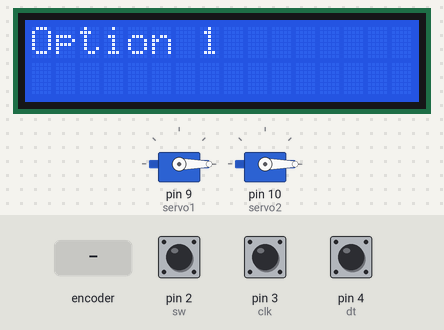
Simulated run of this sketch. Board: Arduino Uno, built with avr-gcc and run on an emulated ATmega328P. Parts: 2 × servo, 16×2 character LCD. The test bench sets the inputs (shaded band); at power-on: pin 2 (sw) HIGH, pin 3 (clk) HIGH, pin 4 (dt) HIGH. What the sketch prints to the serial monitor is not drawn.

Above: at 1.2 s.
1.3 s: rotary encoder on pin 3 (clk) / pin 4 (dt) turned 3 steps (first pin leading)
At 2.4 s:
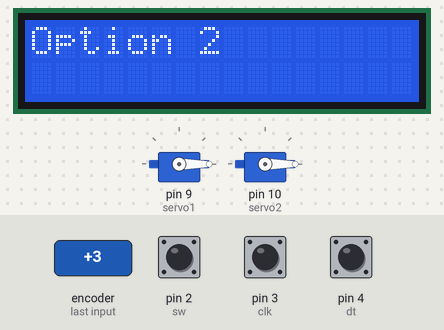
Timing chart, 0 to 4.3 s (numbered marks = the images above; inputs shaded):
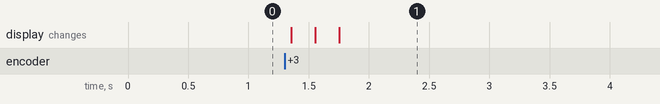

Measured:
- after the input at 1.3 s, the display: changes after 0.05 s (image 1)

The sketch:

SnackDispenser.ino
```cpp
#include <LiquidCrystal.h>
#include <Servo.h>

/* pins:

2: rotary encoder button
3: rotary encoder clk pin
4: rotary encoder dt pin
5: none
6: servo
7: led - red
8: led - green
9: RFID pin 7
10: RFID pin 1
11: RFID pin 3
12: RFID pin 4
13: RFID pin 2

*/

int sw = 2;
int clk = 3;
int dt = 4;
int optionSelected = 0;
int lastClk;

int buttonState;
int lastButtonState = LOW;

unsigned long lastDebounceTime = -51;
unsigned long debounceDelay = 50;

Servo servo1;
Servo servo2;

const int rs = 12, en = 11, d4 = 8, d5 = 7, d6 = 6, d7 = 5;
LiquidCrystal lcd(rs, en, d4, d5, d6, d7);

// unsigned long lastCheckedCard = -500;

void setup()
{
  // put your setup code here, to run once:
  Serial.begin(9600);

  // SPI.begin();
  // myRFID.PCD_Init();

  pinMode(sw, INPUT_PULLUP);
  pinMode(clk, INPUT);
  pinMode(dt, INPUT);
  lastClk = digitalRead(clk);

  servo1.attach(9);
  servo1.write(0);
  servo2.attach(10);
  servo2.write(0);

  lcd.begin(16, 2);
  displayOption();
}

void loop()
{
  // put your main code here, to run repeatedly:
  checkRotaryEncoder();

  if (getEncoderButton())
  {
    if (optionSelected == 0)
    {
      turnServo(servo1);
    }

    else
    {
      turnServo(servo2);
    }
  }
}

void checkRotaryEncoder()
{
  int clkVal = digitalRead(clk);

  // clkVal == 1 prevents double counting a turn
  if (clkVal != lastClk && clkVal == 1)
  {
    // increment by 1 if rotated clockwise, otherwise decrease by 1
    optionSelected += digitalRead(dt) == clkVal ? 1 : -1;
    optionSelected = (optionSelected < 0) ? 1 : (optionSelected % 2);

    Serial.print("Encoder Count: ");
    Serial.println(optionSelected);

    displayOption();
  }

  lastClk = clkVal;
}

bool getEncoderButton()
{
  int reading = digitalRead(sw);
  bool result = false;

  if (reading != lastButtonState)
  {
    lastDebounceTime = millis();
  }

  if ((millis() - lastDebounceTime) > debounceDelay)
  {
    if (reading != buttonState)
    {
      buttonState = reading;

      if (buttonState == LOW)
      {
        result = true;
      }
    }
  }

  lastButtonState = reading;
  return result;
}

void turnServo(Servo servo)
{
  servo.write(0);
  delay(100);
  servo.write(90);
  delay(150);
  servo.write(0);
}

void displayLine(String s)
{
  lcd.clear();
  lcd.setCursor(0, 0);
  lcd.print(s);
}

void displayOption()
{
  if (optionSelected == 0)
  {
    displayLine("Option 1");
  }

  else
  {
    displayLine("Option 2");
  }
}
```
